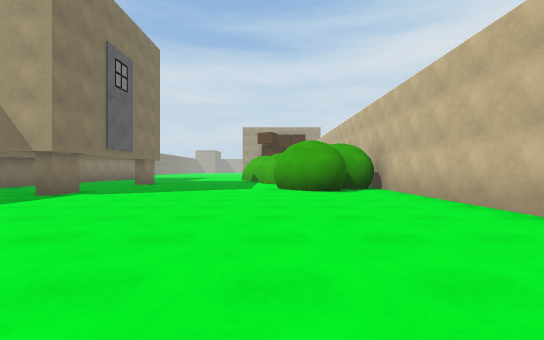
View 1 (above)

22 first-person views from a walk through a 3-D level made in the Unity game engine. The camera is 1.2 m above the floor, looks level and sees 90° across. The floor is counted in squares, 2 m on a side. Each view is taken from the middle of a square. On the plan, view 1 faces up. The plan holds only what a view shows up to about 9 squares ahead; the rest is blank. The place goes on beyond the plan. The player is left out. Some animated figures are not drawn.

View 2
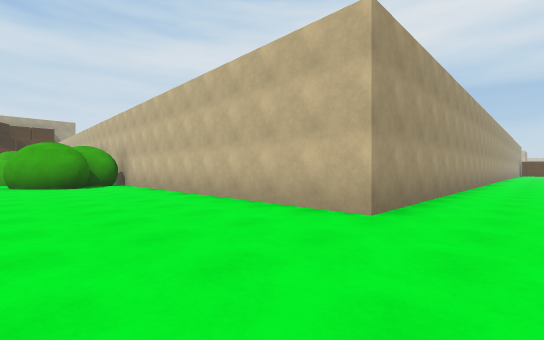

View 3
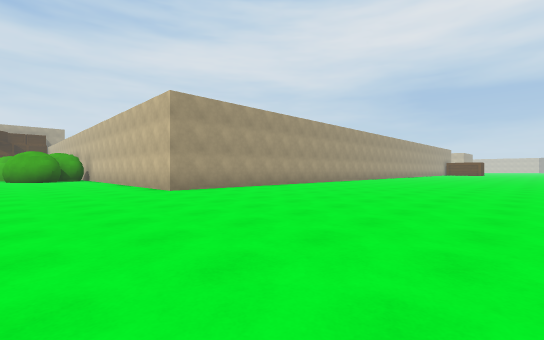

View 4
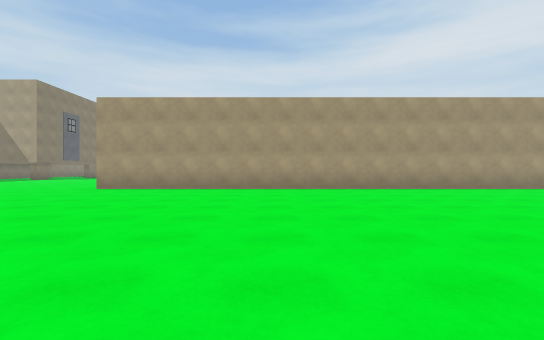

View 5
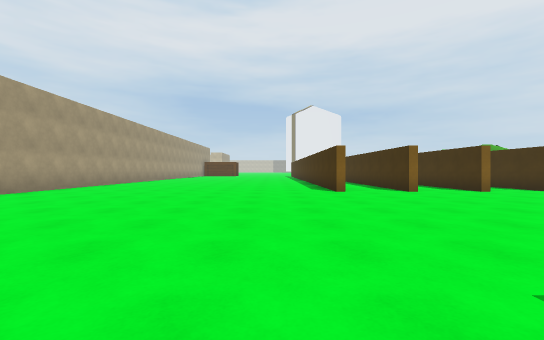

View 6
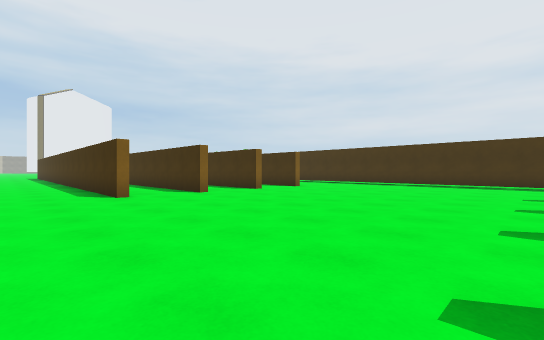

View 7
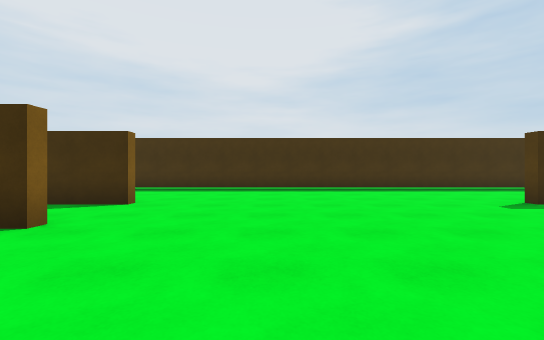

View 8
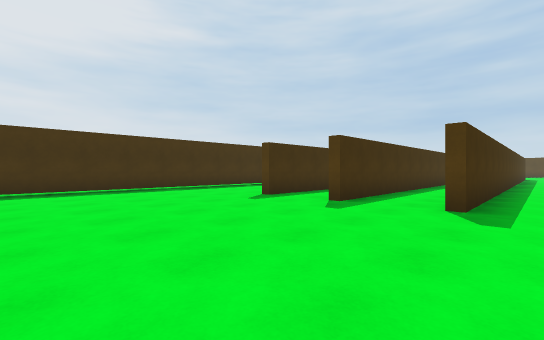

View 9
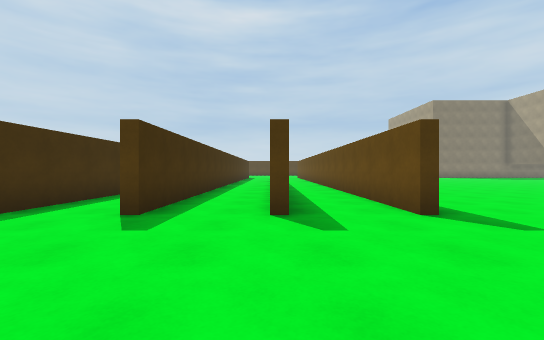

View 10
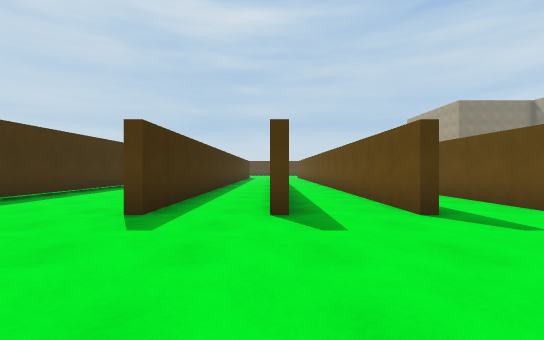

View 11
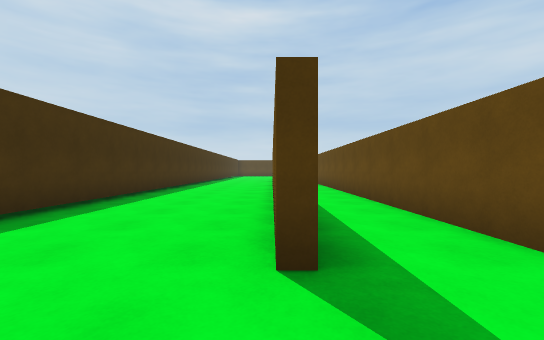

View 12
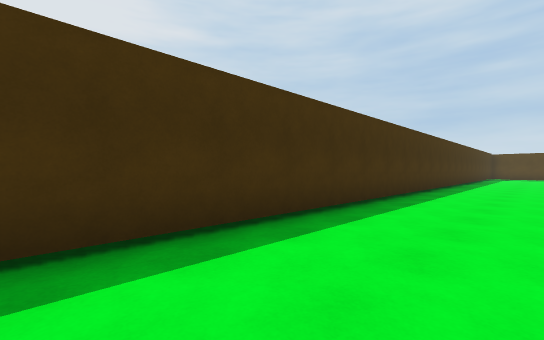

View 13
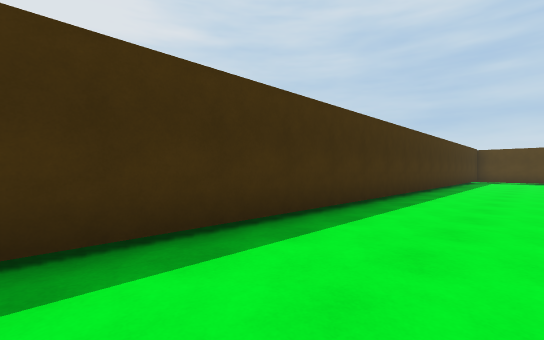

View 14
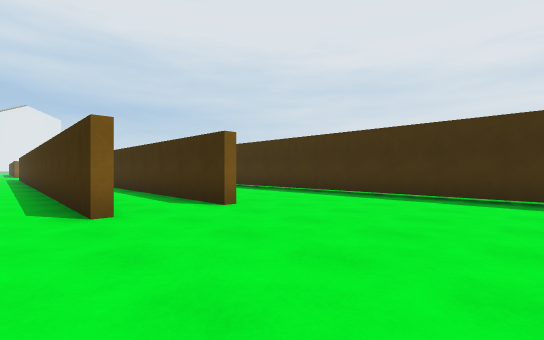

View 15
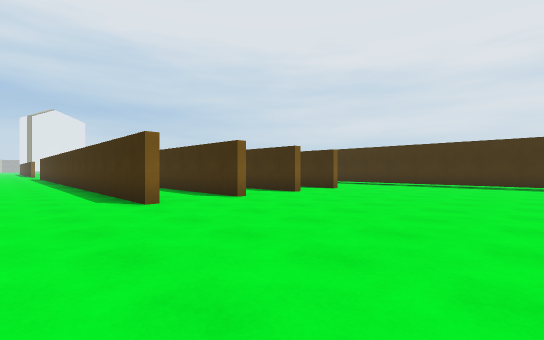

View 16
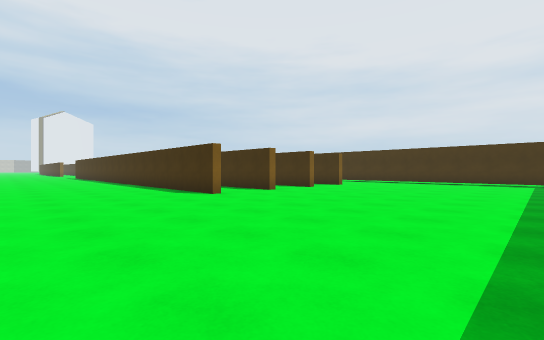

View 17
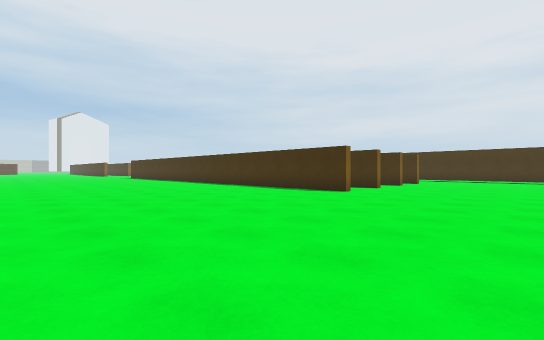

View 18
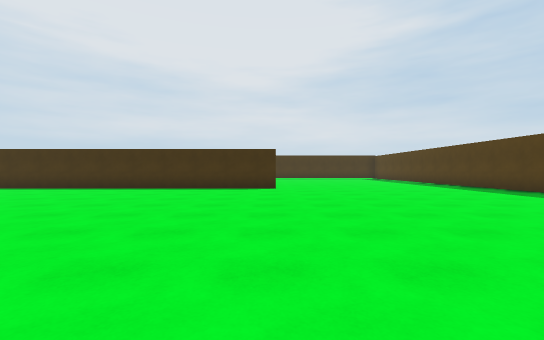

View 19
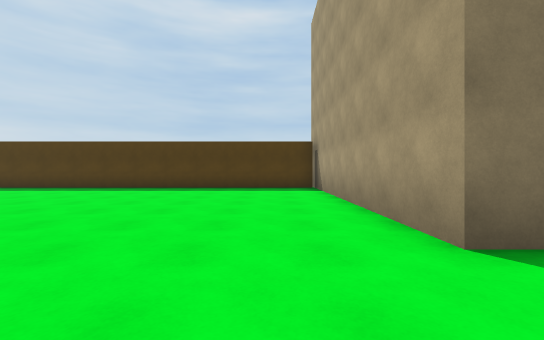

View 20
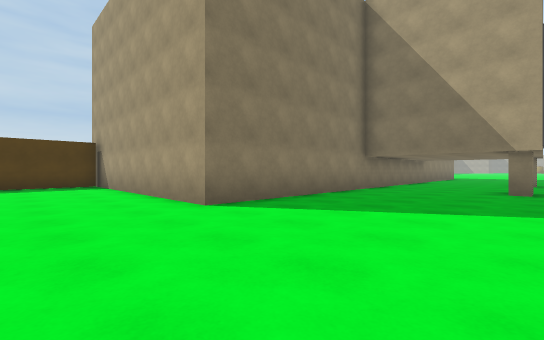

View 21
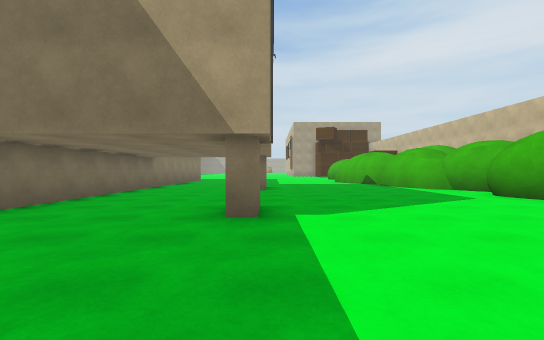

View 22
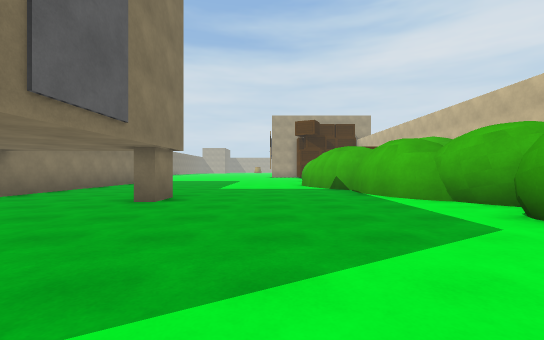

### Floor plan
Points are (right, up) in squares from view 1. A wall is a line through its corners. A room is listed if a view was taken in it or the views show most of it. See-through windows are left out.
Room 1 (views 1, 2, 3, 4, 5, 6, 7, 8, 9, 10, 11, 12, 13, 14, 15, 16, 17, 18, 19, 20, 21, 22)
walls: (1.2, -11.8) (8.4, -11.8); (3, -13.8) (8.4, -13.8); (8.4, -10) (3, -10); (-9.1, -9.8) (-0.1, -9.8); (8.4, -12) (3, -12); (3, -15.7) (8.4, -15.7); (-9.2, -11.8) (-5, -11.8); (8.1, -14) (1, -14); (1.5, 7.3) (1, 7.6) (0.4, 8.3) (0.2, 9); (1.2, 7.5) (0.7, 7.9) (0, 8.9) (0.1, 9.5); (-9.1, -13.8) (-1, -13.8); (0.4, 8.2) (0.1, 9); (-5.2, 7.4) (-5.2, 6.4) (-5.6, 6.4); (0.2, 8.7) (0.1, 9.3); (8.4, -16) (6.8, -16); (-9.1, -15.7) (-3, -15.7); (1, 10.3) (0.5, 10.9) (0.4, 11.3) (-0.2, 11.8) (-0.5, 12.6); (0.8, 10.4) (-0.3, 12.1); (0.7, 10.7) (0.4, 11.3); (15.5, -9.8) (19.5, -9.8); (0.4, 11.6) (0, 11.9); (0.1, 11.8) (-0.2, 12.3); (15.5, -11.8) (18, -11.8); (-0.1, 12.2) (-0.3, 12.7); (-0.4, 12.5) (-0.6, 13.2); (15.5, -13.8) (17, -13.8); (17.6, -1.4) (3.5, -1.4) (3.5, 9); (-0.6, 13.1) (-0.6, 13.8); (-0.6, 13.6) (-0.5, 14.1) (-1.1, 14.7); (15.5, -15.7) (17, -15.7); (-1, 14.5) (-1.3, 15); (-14, -19.2) (17.1, -19.2); (-9, 15) (-9, 0.5) (-15.9, 0.5) (-15.9, -10)

Where each view was taken, in squares from view 1:
view 1: 0 up, 0 right, facing up
view 2: 3 down, 0 right, facing up-right
view 3: 9 down, 0 right, facing up-right
view 4: 10 down, 9 right, facing up
view 5: 8 down, 8 right, facing right
view 6: 8 down, 9 right, facing down-right
view 7: 11 down, 13 right, facing down
view 8: 11 down, 13 right, facing down-left
view 9: 12 down, 12 right, facing left
view 10: 14 down, 12 right, facing left
view 11: 16 down, 10 right, facing left
view 12: 17 down, 5 right, facing down-left
view 13: 17 down, 0 right, facing down-left
view 14: 13 down, 13 left, facing down-right
view 15: 8 down, 14 left, facing down-right
view 16: 6 down, 15 left, facing down-right
view 17: 3 down, 13 left, facing down-right
view 18: 1 down, 9 left, facing down
view 19: 1 down, 7 left, facing left
view 20: 2 down, 5 left, facing up-left
view 21: 3 up, 5 left, facing up
view 22: 6 up, 3 left, facing up
